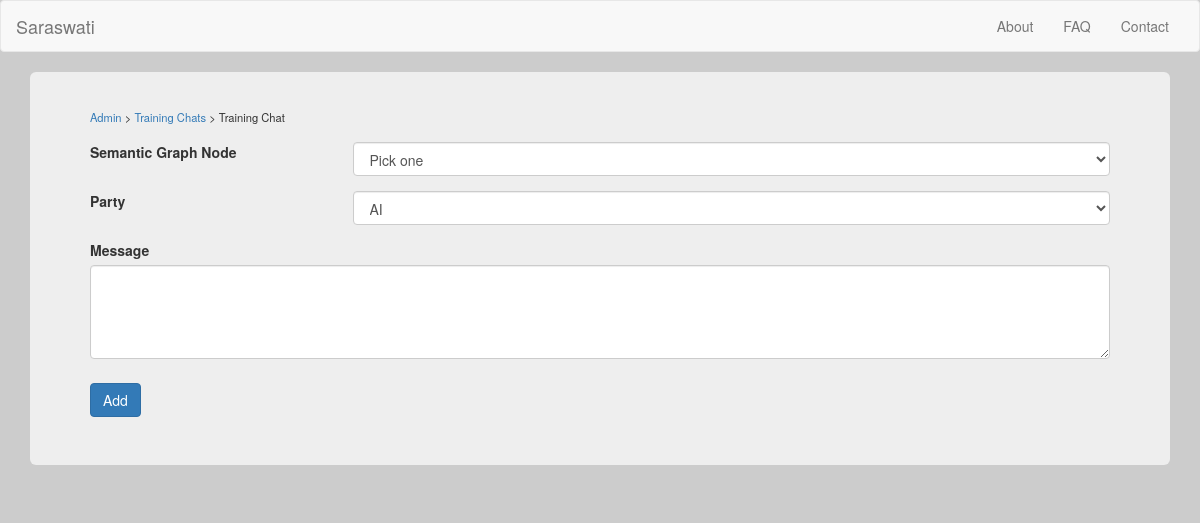
Page /training_chat?id=86 on the earlier database version.
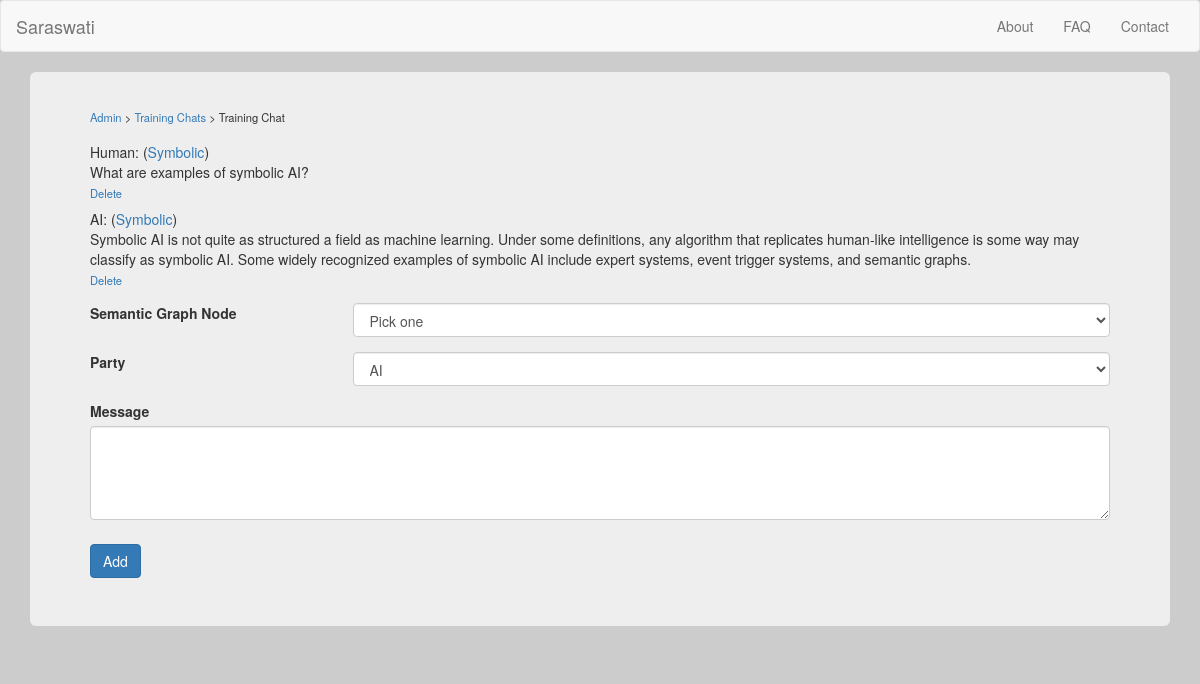
Same page on the later database version.
### db.py (models this page shows, shortened)
class semantic_graph_node(db.Model):
	id = db.Column('node_id', db.Integer, primary_key = True)
	title = db.Column(db.String(255))

class training_chat(db.Model):
	id = db.Column('message_id', db.Integer, primary_key = True)
	chat_id = db.Column(db.Integer)
	party = db.Column(db.SmallInteger)
	text = db.Column(db.Text)
	node_id = db.Column(db.Integer)

### modules/admin.py (the view)
@admin.route('/training_chat')
def render_training_chat():
	if "id" in request.args:
		chatID = request.args["id"]
		results = training_chat.query.filter_by(chat_id=chatID)
		if not results:
			return render_template("error.html", error_message = "Database error")
		else:
			if "del" in request.args:
				training_chat.query.filter_by(id=request.args["del"]).delete()
				db.session.commit()
			training_chats = []
			for result in results:
				graphNode = semantic_graph_node.query.filter_by(id=result.node_id).first()
				if not graphNode:
					return render_template("error.html", error_message="Database error: missing node")
				newItem = type('tmp', (object,), {})
				newItem.party = result.party
				newItem.text = result.text
				newItem.node_id = result.node_id
				newItem.node_name = graphNode.title
				newItem.id = result.id
				training_chats.append(newItem)
	else:
		training_chats = []
		chatID = 0
	return render_template("training_chat.html", node_select_list = node_select_list(), chats = training_chats, chat_id = chatID)

### helpers.py (called while the page is built)
def node_select_list():
	returnString = "<select name=\"node_list\" id=\"node_list_select\" class=\"form-control\">"
	results = semantic_graph_node.query.order_by(semantic_graph_node.title.asc())
	if not results:
		returnString += "<option value=\"\">No results found</option>"
	else:
		returnString += "<option value=\"\">Pick one</option>"
		for node in results:
			returnString += "<option value=\"" + str(node.id) + "\">" + node.title + "</option>"
	returnString += "</select>"
	return returnString

### templates/training_chat.html (shortened to what this page needs)
{% extends "base.html" %}
{% block content %}
  <div class="container">
    <div class="jumbotron">
		<div class="navigation_header">
			<a href="admin">Admin</a> &gt; <a href="training_chats">Training Chats</a> &gt; Training Chat
		</div>
		{% for chat in chats %}
			{% if chat.party == 0 %}
				AI:
			{% else %}
				Human:
			{% endif %}
			(<a href="node?id={{ chat.node_id }}">{{ chat.node_name }}</a>)<br />
			{{ chat.text }}<br />
			<a href="training_chat?id={{ chat_id }}&del={{ chat.id }}" style="font-size: 0.8em;" onclick="return confirm('Are you sure?')">Delete</a>
			<div style="height: 0.5em;"></div>
		{% endfor %}
		<form action="" method="post" onsubmit="return check_add_training_chat()"><div style="margin-top: 0.5em;">
			<div class="form-group row">
				<label for="node_list_select" class="col-xs-3 col-form-label">Semantic Graph Node</label>
				<div class="col-xs-9">{{ node_select_list|safe }}</div>
			</div>
			<div class="form-group row">
				<label for="party" class="col-xs-3 col-form-label">Party</label>
				<div class="col-xs-9">
					<select name="party" id="party" class="form-control"><option value="0">AI</option><option value="1">Human</option></select>
				</div>
			</div>
			<div class="form-group">
				<label for="message">Message</label>
				<textarea class="form-control" name="message" id="message" rows="4"></textarea>
			</div>
			<div style="height: 0.7em;"></div>
			<input class="btn btn-primary" type="submit" value="Add" />
		</div></form>
	</div>
  </div>
{% endblock %}

Differences in the rows shown:
now on this page (row unchanged): semantic_graph_node: node_name "Symbolic" "Symbolic"
added training_chat: text "What are examples of symbolic AI?"
added training_chat: text "Symbolic AI is not quite as structured a field as machine learning. Under some definitions, any algorithm that replicates human-like intelligence is some way may classify as symbolic AI. Some widely recognized examples of symbolic AI include expert systems, event trigger systems, and semantic graphs."
Other differences:
new list line: "Human: ( ) Delete"
new list line: "AI: ( ) Delete"
